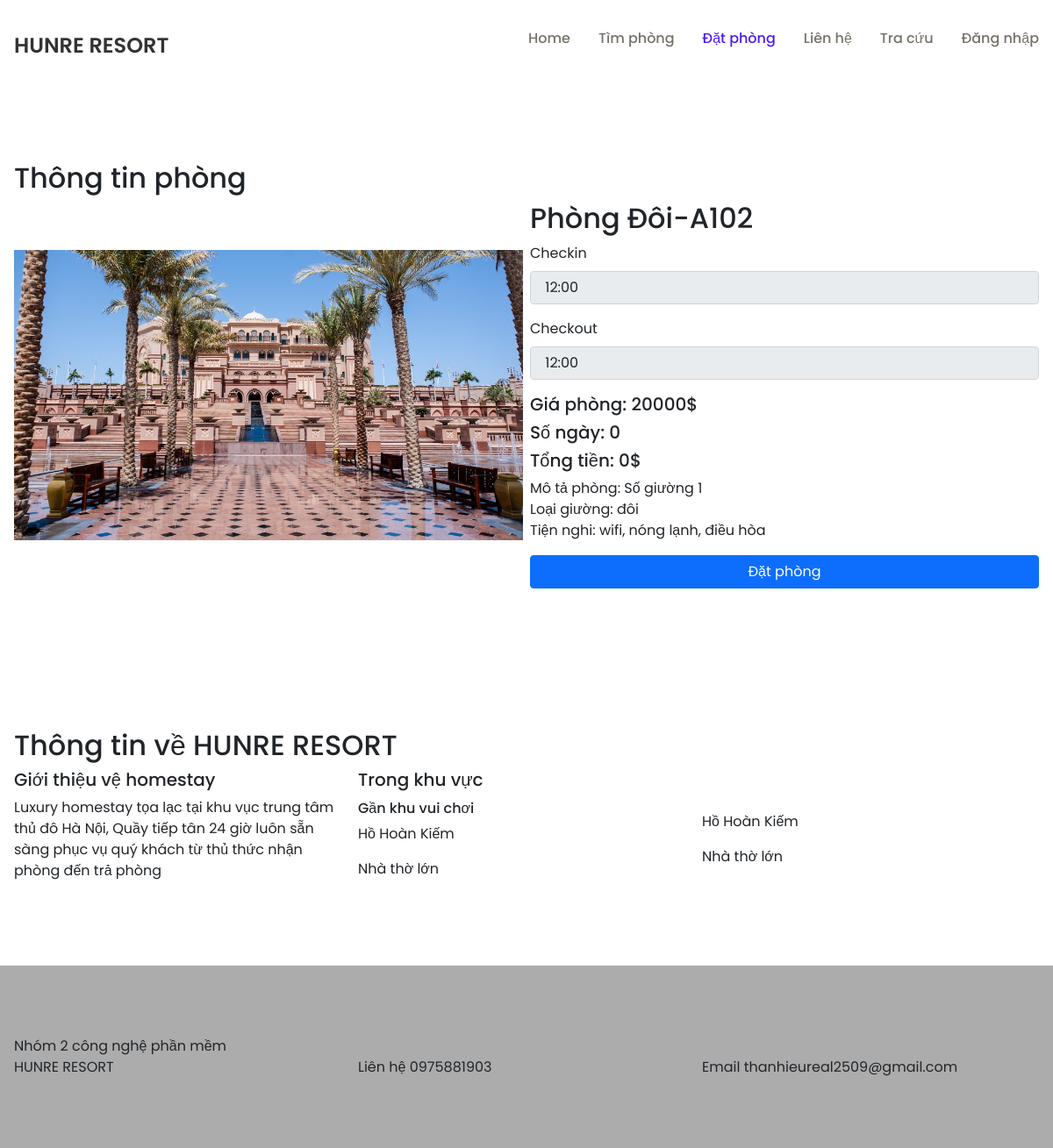
The page /customerView/datphongonline.php?id=2 on the database its author committed.
### tables this page shows
CREATE TABLE `thongtinhethong` (
  `id` int(11) NOT NULL,
  `tencongty` varchar(30) NOT NULL,
  `mota` text NOT NULL,
  `sdt` varchar(20) DEFAULT NULL,
  `email` varchar(30) DEFAULT NULL
);

CREATE TABLE `phong` (
  `id_phong` int(11) NOT NULL,
  `id_loaiphong` int(11) NOT NULL,
  `anh` varchar(50) DEFAULT NULL,
  `sophong` varchar(4) NOT NULL
);

CREATE TABLE `loaiphong` (
  `id_loaiphong` int(11) NOT NULL,
  `loaiphong` varchar(30) NOT NULL,
  `giaphong` int(11) NOT NULL,
  `songuoi` int(11) NOT NULL,
  `mota` text NOT NULL
);

### customerView/getThongtin.php (called while the page is built)
<?php
    include "../database.php";
    $rs = mysqli_query($connection, "SELECT * FROM thongtinhethong");
    $row = mysqli_fetch_assoc($rs);
    $tencongty = $row['tencongty'];
    $motacongty = $row['mota'];
    $emaicongty = $row['email'];
    $sdtcongty = $row['sdt'];
?>

### customerView/datphongonline.php (the view, shortened to what this page needs)
<?php
include "../database.php";
include "getThongtin.php";
?>
<!DOCTYPE html>
<html lang="en">
<head>
    <link href='https://cdn.jsdelivr.net/npm/bootstrap@5.1.3/dist/css/bootstrap.min.css' rel='stylesheet'>
    <link href='https://cdn.jsdelivr.net/npm/bootstrap-icons@1.8.1/font/bootstrap-icons.css' rel='stylesheet'>
    <link rel="stylesheet" href="https://cdn.datatables.net/1.13.6/css/dataTables.bootstrap5.min.css">
    <link rel="stylesheet" href="../css/jquery.datetimepicker.min.css" />
    <link rel="stylesheet" href="style.css">
</head>
<body>
    <nav>
        <div class="nav__logo"><?=$tencongty?></div>
        <ul class="nav__links">
            <li class="link"><a href="trangchu.php">Home</a></li>
            <li class="link"><a href="#">Tìm phòng</a></li>
            <li class="link"><a href="#datphong" class="link_active">Đặt phòng</a></li>
            <li class="link"><a href="#">Liên hệ</a></li>
            <li class="link"><a href="tracuudonhang.php">Tra cứu</a></li>
            <?php if (isset($_SESSION['id_tk_online'])) { ?>
                <li class="link"><a href="viewtaikhoan.php">Tài khoản</a></li>
            <?php
            } else {
            ?>
                <li class="link"><a href="loginonline.php">Đăng nhập</a></li>
            <?php
            }
            ?>
        </ul>
    </nav>
    <?php
    $checkin = base64_decode($_GET['checkin']);
    $checkout = base64_decode($_GET['checkout']);
    if (isset($_GET['id'])) {
        $id_phong = $_GET['id'];
        $sql = "SELECT * FROM phong INNER JOIN loaiphong ON phong.id_loaiphong = loaiphong.id_loaiphong WHERE id_phong = $id_phong";
        $qr = mysqli_query($connection, $sql);
        $room = mysqli_fetch_assoc($qr);
    }
    ?>
    <div class="section__container" id="room">
        <h2>Thông tin phòng </h2>
        <div class="row justify-content-center align-items-center g-2">
            <div class="col">
                <?php
                echo "<img src='../img/" . $room['anh'] . "' class='img-item' alt='...'>";
                ?>
            </div>
            <div class="col">
                <h2><?php echo $room['loaiphong'] . "-" . $room['sophong'] ?></h2>
                <div class="row justify-content-center align-items-center g-2">
                    <form action="xacnhandatphong.php" method="post">
                        <div class="col">
                            <div class="mb-3">
                                <label for="" class="form-label">Checkin</label>
                                <input type="text" class="form-control" name="checkin" id="checkin" value="<?= $checkin ?> 12:00" aria-describedby="helpId" placeholder="" readonly>
                            </div>
                        </div>
                        <div class="col">
                            <div class="mb-3">
                                <label for="" class="form-label">Checkout</label>
                                <input type="text" class="form-control" name="checkout" id="checkout" value="<?= $checkout ?> 12:00" aria-describedby="helpId" placeholder="" readonly>
                            </div>
                        </div>
                </div>
                <?php
                echo "<h5> Giá phòng: " . $room['giaphong'] . "$</h5>";
                $dateTimeCheckin = new DateTime($checkin);
                $dateTimeCheckou = new DateTime($checkout);
                $tongngay = $dateTimeCheckin->diff($dateTimeCheckou)->days;
                echo "<h5>Số ngày: " . $tongngay . "</h5>";
                $tongtien = $tongngay * $room['giaphong'];
                echo "<h5>Tổng tiền: " . $tongtien . "$</h5>";
                echo "<p> Mô tả phòng: " . $room['mota'] . "</p>";
                ?>
                <div class="d-grid gap-2">
                    <button type="submit" name="" id="" class="btn btn-primary">Đặt phòng</button>
                </div>
            </div>
        </div>
    </div>
    <div class="section__container" id="homestayinfor">
        <h2>Thông tin về <?=$tencongty?></h2>
        <div class="row justify-content-center align-items-center g-2">
            <div class="col-md-4">
                <h5>Giới thiệu vệ homestay</h5>
            </div>
            <div class="col-md-8">
                <h5>Trong khu vực</h5>
            </div>
        </div>
        <div class="row justify-content-center align-items-center g-2">
            <div class="col-md-4">
                <p><?=$motacongty?>
                </p>
            </div>
            <div class="col-md-8">
                <div class="row justify-content-center align-items-center g-2 ">
                    <div class="col">
                        <h6>Gần khu vui chơi</h6>
                        <p>Hồ Hoàn Kiếm</p>
                        <p>Nhà thờ lớn</p>
                    </div>
                    <div class="col">
                        <p>Hồ Hoàn Kiếm</p>
                        <p>Nhà thờ lớn</p>
                    </div>
                </div>
            </div>
        </div>
    </div>
    <footer class="footer">
        <div class="section__container">
            Nhóm 2 công nghệ phần mềm
            <div class="row justify-content-center align-items-center g-2">
        <div class="col"><?=$tencongty?></div>
        <div class="col">Liên hệ <?=$sdtcongty?></div>
        <div class="col">Email <?=$emaicongty?></div>
      </div>
        </div>
    </footer>
</body>
</html>

### customerView/style.css (style rules this page uses)
:root { --primary-color: #2c3855; --primary-color-dark: #435681; --text-dark: #333333; --text-light: #767268; --extra-light: #f3f4f6; --white: #ffffff; --max-width: 1200px; }
html { scroll-behavior: smooth; }
* { margin: 0; padding: 0; box-sizing: border-box; }
.section__container { max-width: var(--max-width); margin: auto; padding: 5rem 1rem; }
a { text-decoration: none; }
img { width: 100%; display: flex; }
body { font-family: "Poppins", sans-serif; }
nav { max-width: var(--max-width); margin: auto; padding: 2rem 1rem; display: flex; align-items: center; justify-content: space-between; }
.nav__logo { font-size: 1.5rem; font-weight: 600; color: var(--text-dark); }
.nav__links { list-style: none; display: flex; align-items: center; gap: 2rem; }
.link a { font-weight: 500; color: var(--text-light); transition: 0.3s; }
.footer { background-color: #acacac; }
.link_active { color: rgb(74, 26, 248) !important; }

### rows shown on the page
thongtinhethong: tencongty "HUNRE RESORT", mota "Luxury homestay tọa lạc tại khu vục trung tâm thủ đô Hà Nội, Quầy tiếp tân 24 giờ luôn sẵn sàng phục vụ quý khách từ thủ thức nhận phòng đến trả phòng", sdt "0975881903", email "thanhieureal2509@gmail.com"
phong: anh (picture), id_loaiphong.loaiphong "Phòng Đôi", sophong "A102", id_loaiphong.giaphong "20000", id_loaiphong.giaphong "0", id_loaiphong.mota "Số giường 1 Loại giường: đôi Tiện nghi: wifi, nóng lạnh, điều hòa"

### other values the page prints
$tongngay "0"
